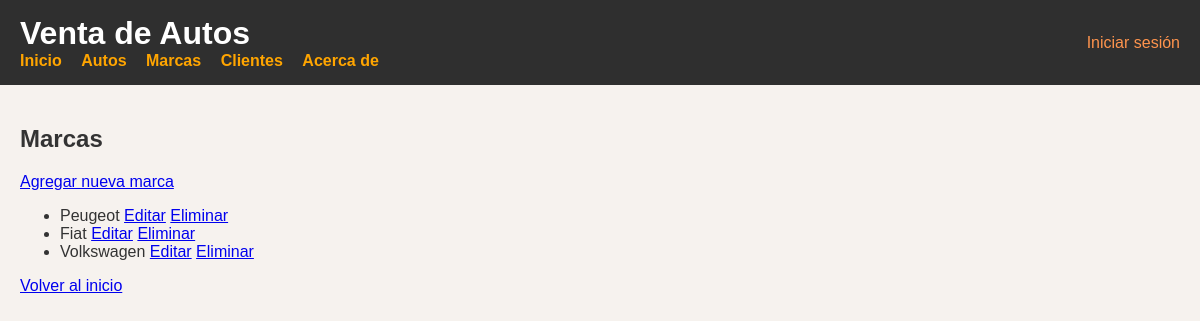
/autos/marcas/, run on the app's committed database.
### autos/models.py (models this page shows, shortened)
class Marca(models.Model):
    nombre = models.CharField(max_length=100)

### autos/views.py (the view)
# urls.py: path('marcas/', views.lista_marcas, name='lista_marcas'),
def lista_marcas(request):
    marcas = Marca.objects.all()
    return render(request, 'marcas/lista.html', {'marcas': marcas})

### autos/templates/marcas/lista.html (shortened to what this page needs)
{% extends 'base.html' %}
{% block content %}
  <h2>Marcas</h2>
  <a href="{% url 'crear_marca' %}">Agregar nueva marca</a>
  <ul>
    {% for marca in marcas %}
      <li>
        {{ marca.nombre }}
        <a href="{% url 'editar_marca' marca.pk %}">Editar</a>
        <a href="{% url 'eliminar_marca' marca.pk %}">Eliminar</a>
      </li>
    {% endfor %}
  </ul>
  <a href="{% url 'home' %}">Volver al inicio</a>
{% endblock %}

### autos/templates/base.html (style rules this page uses)
body { font-family: Arial, sans-serif; background-color: #f6f2ee; color: #333; margin: 0; padding: 0; }

### data on the page
Marca: nombre "Peugeot"
Marca: nombre "Fiat"
Marca: nombre "Volkswagen"
